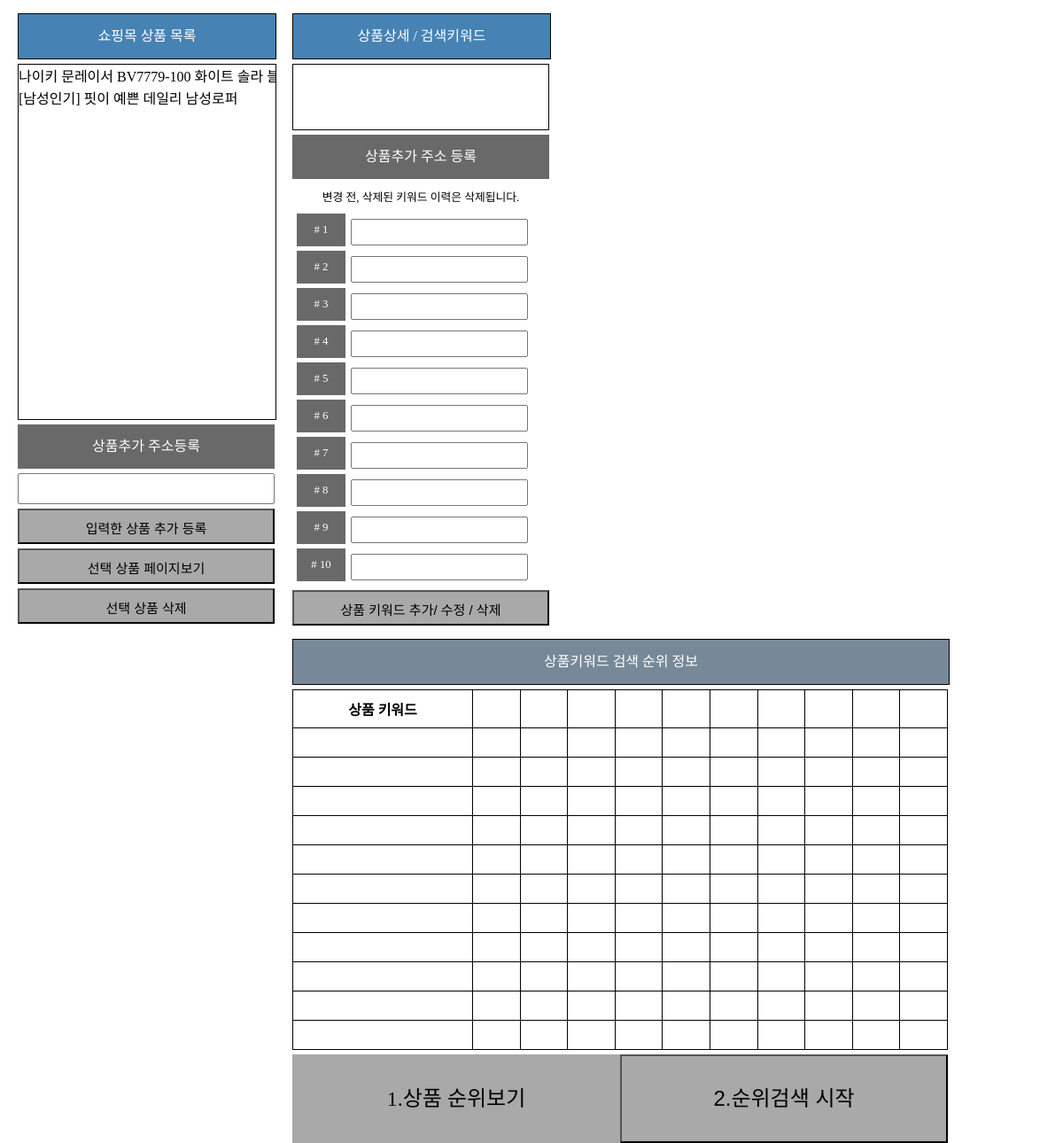
Before: /main/ with the older database file.
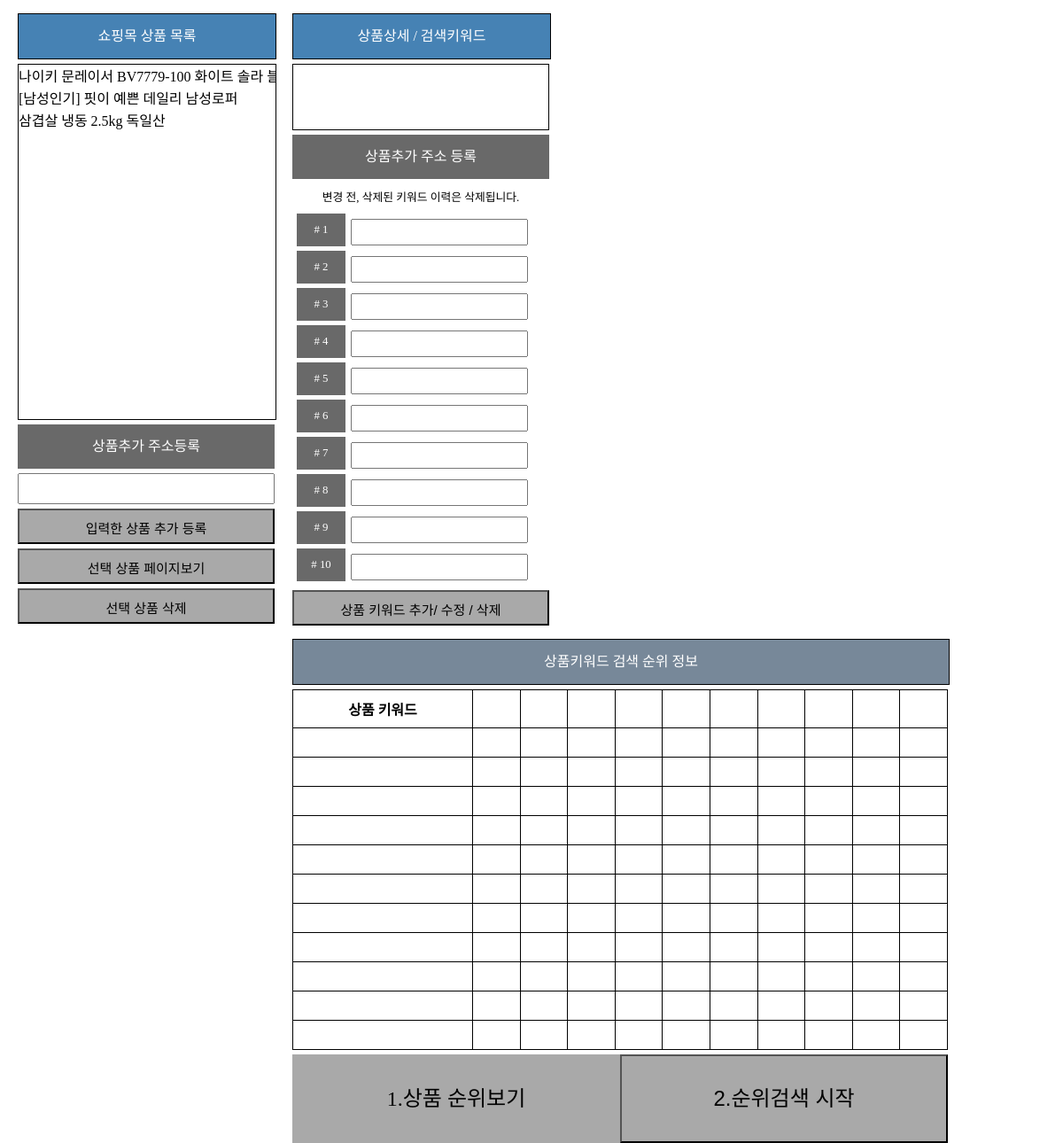
After: the same page with the newer database file.
### main/models.py (models this page shows)
class Product(models.Model) :
    name = models.CharField('상품이름', max_length=256, null=False, unique=True )
    address = models.CharField('상품주소', max_length=256, null=False, default='-')
    num = models.CharField('상품번호', max_length=30, null=False, default='-')
    def __str__(self):
        return f'{self.name}'

### main/views.py (the view)
# urls.py: path('main/', views.main),
def main(request):
    products = models.Product.objects.all()
    keywords = []
    rank = []
    num = range(1, 11)
    if products.count() > 0:
        context = {"keywords": keywords, "range": num, "products": products, 'rank': rank}
    else:
        context = {"keywords": [], "range": num, "products": [], 'rank': []}
    return render(request, 'main/templates/title_table.html', context)

### main/templatetags/Store_ranking_tags.py (called while the page is built)
@register.filter
def nth_keyword(keywords, num):
    try:
        return keywords[num-1]
    except:
        return ""

### main/templates/title_table.html (shortened to what this page needs)
<!DOCTYPE html>
<html lang="en">
{% load Store_ranking_tags %}
</head>
<body>
<div class="wrap">
    <form id='form' action="/action/" method="post" target="">
        <section class="product">
            <div class="view_menu"> 쇼핑목 상품 목록 </div>
            <div class="product_list">
            {% for product in products %}
                <div id="{{ product.id }}" onclick="select(this,{{product.id}})"> {{product}} </div>
            {% endfor %}
            </div>
            <div class="actions">
                <div class="register_menu"> 상품추가 주소등록 </div>
                <input type="text" name="product_address">
                <button type="submit" name="action" value="add-product"> 입력한 상품 추가 등록 </button>
                <button type="submit" name="action" value="show-page"> 선택 상품 페이지보기 </button>
                <button type="submit" name="action" value="delete-product"> 선택 상품 삭제 </button>
            </div>
        </section>
        <section class="keyword">
            <div class="view_menu"> 상품상세 / 검색키워드 </div>
            <div class="selected_list">
            </div>
            <div class="keyword_list">
                <div class="register_menu"> 상품추가 주소 등록 </div>
                <p style="font-size: 80%" > 변경 전, 삭제된 키워드 이력은 삭제됩니다. </p>
                <table>
                {% for num in range %}
                {% with keywords|nth_keyword:num as keyword %}
                    <tr><td> {% if keyword != "" %} # {{ keyword.number}}{% else %} {% endif %} {% if not keyword %} # {{ num }} {% endif %} </td>
                        <td><input id="keyword-name-{{num}}" type="text" name='keyword-name-{{num}}' value= '{{keyword.name}}'></td></tr>
                {% endwith %}
                {% endfor %}
                </table>
            </div>
            <div class="actions">
                <button type="submit" name="action" value="modify-keyword"> 상품 키워드 추가/ 수정 / 삭제 </button>
            </div>
        </section>
        <section class="results">
            <div> 상품키워드 검색 순위 정보 </div>
            <table id="rank-info">
                <thead>
                    <th>상품 키워드</th><th></th><th></th><th></th><th></th><th></th><th></th><th></th><th></th><th></th><th></th>
                </thead>
                <tbody>
                    <tr><td></td><td></td><td></td><td></td><td></td><td></td><td></td><td></td><td></td><td></td><td></td></tr>
                    <tr><td></td><td></td><td></td><td></td><td></td><td></td><td></td><td></td><td></td><td></td><td></td></tr>
                    <tr><td></td><td></td><td></td><td></td><td></td><td></td><td></td><td></td><td></td><td></td><td></td></tr>
                    <tr><td></td><td></td><td></td><td></td><td></td><td></td><td></td><td></td><td></td><td></td><td></td></tr>
                    <tr><td></td><td></td><td></td><td></td><td></td><td></td><td></td><td></td><td></td><td></td><td></td></tr>
                    <tr><td></td><td></td><td></td><td></td><td></td><td></td><td></td><td></td><td></td><td></td><td></td></tr>
                    <tr><td></td><td></td><td></td><td></td><td></td><td></td><td></td><td></td><td></td><td></td><td></td></tr>
                    <tr><td></td><td></td><td></td><td></td><td></td><td></td><td></td><td></td><td></td><td></td><td></td></tr>
                    <tr><td></td><td></td><td></td><td></td><td></td><td></td><td></td><td></td><td></td><td></td><td></td></tr>
                    <tr><td></td><td></td><td></td><td></td><td></td><td></td><td></td><td></td><td></td><td></td><td></td></tr>
                    <tr><td></td><td></td><td></td><td></td><td></td><td></td><td></td><td></td><td></td><td></td><td></td></tr>
                </tbody>
            </table>
            <div class="actions">
                <div onclick="show_rank()"> 1.상품 순위보기 </div>
            </div>
            <div class="description">
                <button type="submit" name="action" value="search-start"> 2.순위검색 시작 </button>
            </div>
        </section>
    </form>
</div>
</body>
</html>

Changed rows visible on the page:
added Product: name "삼겹살 냉동 2.5kg 독일산"
